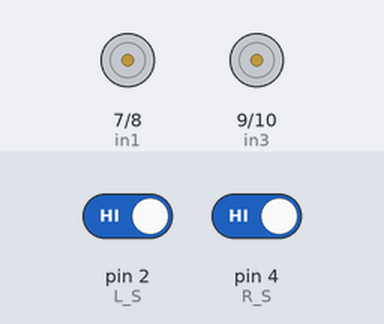
Simulated run of this sketch. Board: Arduino Uno, built with avr-gcc and run on an emulated ATmega328P. Shown: motor-driver pin pairs drawn as motors (green arrow = first pin HIGH = forward, orange = second pin HIGH = backward, longer = more drive, scaled by the enable pin). The inputs (shaded band) are chosen by the test bench; at power-on: pin 2 (L_S) HIGH, pin 4 (R_S) HIGH.

Above: at 1.2 s.
1.3 s: pin 2 (L_S) driven LOW
At 2.5 s:
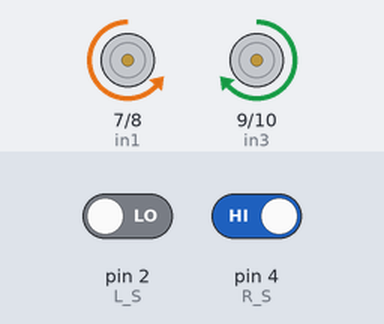
2.8 s: pin 4 (R_S) driven LOW
At 3.8 s:
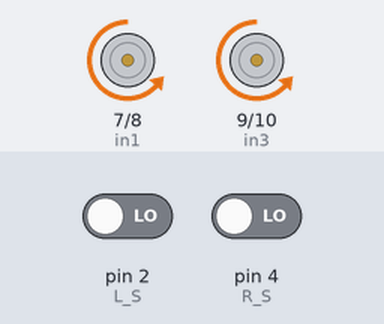
4.3 s: pin 2 (L_S) driven HIGH
At 5.0 s:
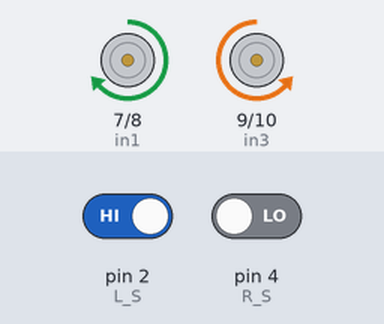
5.8 s: pin 4 (R_S) driven HIGH
At 6.1 s:
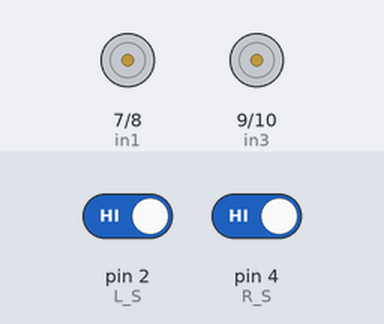
Timing chart, 0 to 8.3 s (numbered marks = the images above; inputs shaded):
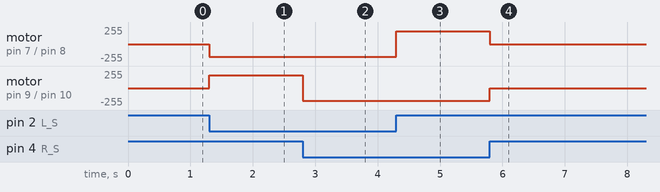

Measured:
- after the input at 1.3 s, motor on pin 7 (in1) / pin 8 (in2): stopped → backward 190/255 at once; motor on pin 9 (in3) / pin 10 (in4): stopped → forward 190/255 at once
- after the input at 2.8 s, motor on pin 9 (in3) / pin 10 (in4): forward 190/255 → backward 190/255 at once
- after the input at 4.3 s, motor on pin 7 (in1) / pin 8 (in2): backward 190/255 → forward 190/255 at once
- after the input at 5.8 s, motor on pin 7 (in1) / pin 8 (in2): forward 190/255 → stopped at once; motor on pin 9 (in3) / pin 10 (in4): backward 190/255 → stopped at once

The sketch:

line_following.ino
```cpp
// Arduino Line Follower Robot Code


#define en1 5//Enable1 L293 Pin enA

#define in1 7 //Motor1  L293 Pin in1

#define in2 8 //Motor1  L293 Pin in2

#define in3 9 //Motor2  L293 Pin in3

#define in4 10 //Motor2  L293 Pin in4

#define en2 6 //Enable2 L293 Pin enB

#define R_S 4//ir sensor Right

#define L_S 2 //ir sensor Left


void setup(){

pinMode(R_S, INPUT); //setting right sensor as input

pinMode(L_S, INPUT); //setting left sensor as input

pinMode(en1, OUTPUT); //setting enable as input

pinMode(in1, OUTPUT); //setting input1 as output

pinMode(in2, OUTPUT); //setting input2 as output

pinMode(in3, OUTPUT); //setting input3 as output

pinMode(in4, OUTPUT); //setting input4 as output

pinMode(en2, OUTPUT); //setting enable as input

analogWrite(en1, 255); //setting enable pin as high

analogWrite(en2, 255); //setting enable pin as high

//pinMode(12, OUTPUT);

}

void loop(){

analogWrite(en1, 190); //setting enable pin as 190

analogWrite(en2, 190); //setting enable pin as 190


if((digitalRead(R_S) == 0)&&(digitalRead(L_S) == 0)){forward();}   //if Right Sensor and Left Sensor are at White color then it will call forword function

if((digitalRead(R_S) == 1)&&(digitalRead(L_S) == 0)){turnRight();} //if Right Sensor is Black and Left Sensor is White then it will call turn Right function

if((digitalRead(R_S) == 0)&&(digitalRead(L_S) == 1)){turnLeft();}  //if Right Sensor is White and Left Sensor is Black then it will call turn Left function

if((digitalRead(R_S) == 1)&&(digitalRead(L_S) == 1)){Stop();} //if Right Sensor and Left Sensor are at Black color then it will call Stop function
// digitalWrite(12, HIGH);
//delay(50);
// digitalWrite(12, LOW);
//delay(50);
}


void forward(){  //forword

digitalWrite(in1, LOW); //Right Motor forword Pin

digitalWrite(in2, HIGH);  //Right Motor backword Pin

digitalWrite(in3, LOW);  //Left Motor backword Pin

digitalWrite(in4, HIGH); //Left Motor forword Pin

//digitalWrite(12, HIGH);

}


void turnRight(){ //turnRight

digitalWrite(in1, LOW);  //Right Motor forword Pin

digitalWrite(in2, HIGH); //Right Motor backword Pin

digitalWrite(in3, HIGH);  //Left Motor backword Pin

 digitalWrite(in4, LOW); //Left Motor forword Pin
// digitalWrite(12, HIGH);
//delay(50);
// digitalWrite(12, LOW);
//delay(50);
}


void turnLeft(){ //turnLeft

digitalWrite(in1, HIGH); //Right Motor forword Pin

digitalWrite(in2, LOW);  //Right Motor backword Pin

digitalWrite(in3, LOW); //Left Motor backword Pin

digitalWrite(in4, HIGH);  //Left Motor forword Pin
// digitalWrite(12, HIGH);
//delay(50);
// digitalWrite(12, LOW);
//delay(50);
}


void Stop(){ //stop

digitalWrite(in1, LOW); //Right Motor stop Pin

digitalWrite(in2, LOW); //Right Motor stop Pin

digitalWrite(in3, LOW); //Left Motor stop Pin

digitalWrite(in4, LOW); //Left Motor stop Pin
//
//digitalWrite(12, HIGH);
//delay(150);
//digitalWrite(12, LOW);
//delay(500);
}
```
